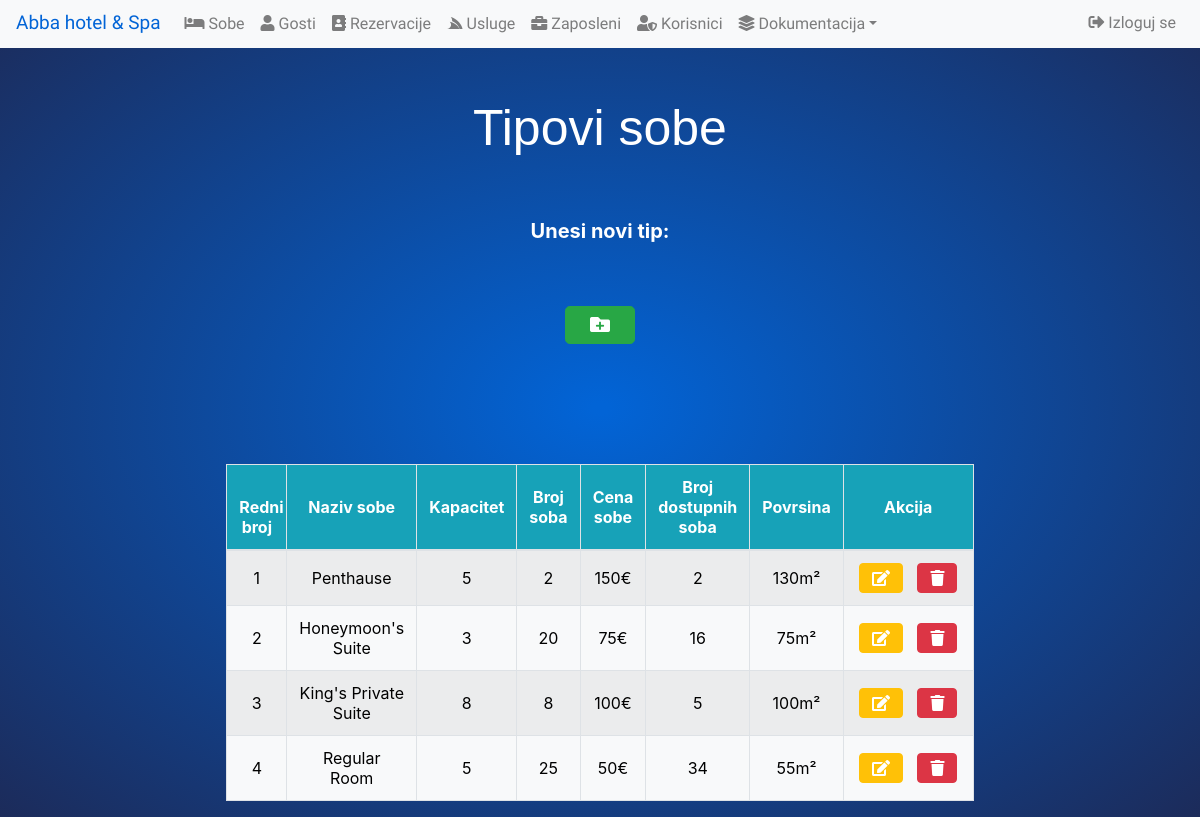
/tipovi_sobe.php (signed in), run on the app's committed database.
### tables this page shows
CREATE TABLE `sobatip` (
  `tipsobe_id` int(11) NOT NULL,
  `naziv_sobe` varchar(255) NOT NULL,
  `broj_gostiju` varchar(255) NOT NULL,
  `broj_soba` varchar(255) NOT NULL,
  `cena_sobe` float NOT NULL,
  `broj_slobodnih` varchar(255) NOT NULL,
  `povrsina` varchar(255) NOT NULL,
  `opis_sobe` varchar(255) NOT NULL
);

### tipovi_sobe.php (the view, shortened to what this page needs)
<?php
include 'dbconnect.php';
?>
<!DOCTYPE html>
<html>
<head>
  <?php include 'navbar.php'; ?>
	<link rel="stylesheet" href="style.css">
	<link rel="stylesheet" href="bootstrap/css/bootstrap.min.css">
	<link href="https://cdnjs.cloudflare.com/ajax/libs/font-awesome/5.13.0/css/all.min.css" rel="stylesheet">
</head>
<body>
	<h2 class="display-3" style='display: none;'>Tipovi sobe</h2>
	<form class='usluge_search' style='display:none;'>
		<p style='color: white; margin-bottom: 60px'><b>Unesi novi tip:</b></p>
		<button style='min-width: 70px; color: #fff;' type='button' class="btn btn-success btn-lg" name='Insert' value='Insert' id='insert' data-toggle="modal" data-target="#insert_modal"><i class="fas fa-folder-plus"></i>
		</button>
	</form>
	<div class="table-responsive">
		<table class="table table-bordered table-striped" id='tabela_zaposleni' style='display:none;'>
			<thead class="bg-info">
				<tr>
					<th style="max-width: 60px">Redni broj</th>
					<th style="vertical-align: middle;">Naziv sobe</th>
					<th style="vertical-align: middle;">Kapacitet</th>
					<th style="vertical-align: middle;">Broj soba</th>
					<th style="vertical-align: middle;">Cena sobe</th>
					<th style="vertical-align: middle;">Broj dostupnih soba</th>
					<th style="vertical-align: middle;">Povrsina</th>
					<th style="width: 130px; vertical-align: middle;">Akcija</th>
				</tr>
			</thead>
			 <tbody id='tbody' class="bg-light">
<?php
$prikaz = "SELECT * FROM sobatip";
$results = $conn->query($prikaz);
$i = 1;
while ($red = $results->fetch_assoc()) {
?>
				<tr>
					<td style='vertical-align: middle;'><?=$i++?></td>
					<td style='vertical-align: middle;'><?=$red['naziv_sobe']?></td>
					<td style='vertical-align: middle;'><?=$red['broj_gostiju']?></td>
					<td style='vertical-align: middle;'><?=$red['broj_soba']?></td>
					<td style='vertical-align: middle;'><?=$red['cena_sobe'] . "€"?></td>
					<td style='vertical-align: middle;'><?=$red['broj_slobodnih']?></td>
					<td style='vertical-align: middle;'><?=$red['povrsina'] . "m²"?></td>
					<td style='vertical-align: middle; min-width: 130px;'>
					<button class="btn btn-warning edit" type='button' name='edit' style='max-width:100px; margin-right: 10px; color: #fff;' data-toggle="modal" data-target="#insert_modal" value="<?=$red['tipsobe_id']?>"
					data-a="<?=$red['naziv_sobe']?>"
					data-b="<?=$red['broj_gostiju']?>"
					data-c="<?=$red['broj_soba']?>"
					data-d="<?=$red['cena_sobe']?>"
					data-e="<?=$red['broj_slobodnih']?>"
					data-f="<?=$red['povrsina']?>">
					<i class="fas fa-edit"></i>
					</button>
					<button class="btn btn-danger delete" name='delete' id='delete' data-id="<?=$red['tipsobe_id']?>"><i class="fas fa-trash"></i></button>
					</td>
				</tr>
<?php
}
?>
			</tbody>
		</table>
	</div>
</body>
</html>

### style.css (style rules this page uses)
body { font-family: 'Antic', sans-serif; }
.display-3 { font-family: 'Prompt', sans-serif; padding: 50px 0; text-align: center; font-size: 50px !important; }
.usluge_search { font-size: 20px; padding-bottom: 100px; text-align: center; }
#tabela_zaposleni { width: 60%; margin-left:auto; margin-right:auto; font-size: 16px; text-align: center; vertical-align: middle; }

### tipovi_sobe.php (style rules this page uses)
body { background: #0264d6; background: -moz-radial-gradient(center, ellipse cover, #0264d6 1%, #1c2b5a 100%); background: -webkit-gradient(radial, center center, 0px, center center, 100%, color-stop(1%,#0264d6), color-stop(100%,#1c2b5a)); background: -webkit-radial-gradient(center, ellipse cover, #0264d6 1%,#1c2b5a 100%); background: -o-radial-gradient(center, ellipse cover, #0264d6 1%,#1c2b5a 100%); background: -ms-radial-gradient(center, ellipse cover, #0264d6 1%,#1c2b5a 100%); background: radial-gradient(ellipse at center, #0264d6 1%,#1c2b5a 100%); filter: progid:DXImageTransform.Microsoft.gradient( startColorstr='#0264d6', endColorstr='#1c2b5a',GradientType=1); }
.display-3 { color: white; }
thead { color: #fff; }
tbody { color: #000; }

### data on the page
sobatip: naziv_sobe "Penthause", broj_gostiju "5", broj_soba "2", cena_sobe "150", broj_slobodnih "2", povrsina "130"
sobatip: naziv_sobe "Honeymoon's Suite", broj_gostiju "3", broj_soba "20", cena_sobe "75", broj_slobodnih "16", povrsina "75"
sobatip: naziv_sobe "King's Private Suite", broj_gostiju "8", broj_soba "8", cena_sobe "100", broj_slobodnih "5", povrsina "100"
sobatip: naziv_sobe "Regular Room", broj_gostiju "5", broj_soba "25", cena_sobe "50", broj_slobodnih "34", povrsina "55"
